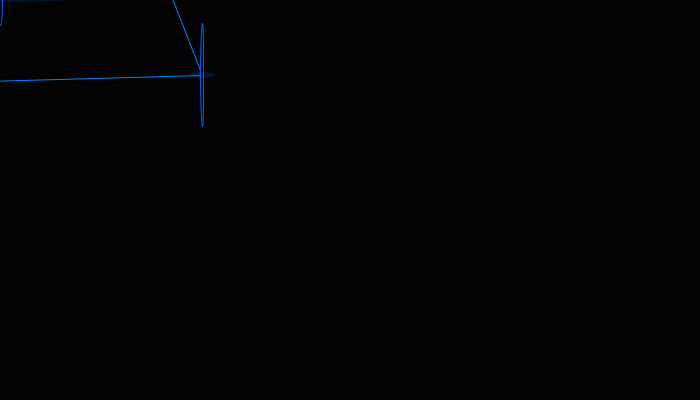
Frame 1 (no input)
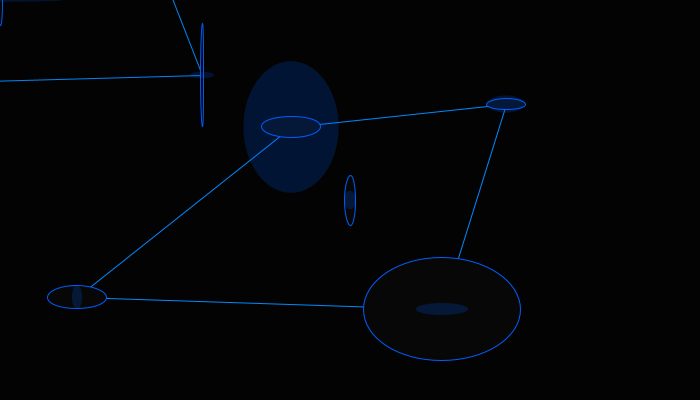
Frame 2 (the mouse pressed at the canvas centre, redrawn once)

The Processing sketch that drew these frames (run headless with seeded random() and noise(); the mouse was pressed at the canvas centre and the sketch redrawn once):

// Processing sketch: processing_23258
// ── processing_23258.pde

  //original code by Kimber Couzo
  //edited by Dianna Xu
  
  int blueColor = 25;
 
void setup() {
  size (700,400);
  colorMode(HSB, 355, random(100), random(100));
  background (5);
  smooth(); 
}
 
void draw() {
 
/////VARIABLES
  //circleOne
  int circleOneX = mouseX;
  int circleOneY = mouseY;
  circleOneX += random(90,208);
  circleOneY += random(60,125);
   
  //circleTwo
  int circleTwoX = mouseX;
  int circleTwoY = mouseY;
  circleTwoX -= random(30,125);
  circleTwoY -= random(30,190);
   
  //circleThree
  int circleThreeX = mouseX;
  int circleThreeY = mouseY;
  circleThreeX += random(70,180);
  circleThreeY -= random(50,205);
   
  //circleFour
  int circleFourX = mouseX;
  int circleFourY = mouseY;
  circleFourX -= random(30,305);
  circleFourY += random(80,125);
   
 
   
/////LINES
  stroke (205, 99, blueColor);
   
   
  //lines between
  line(circleOneX,circleOneY,circleFourX,circleFourY);
  line(circleFourX,circleFourY,circleTwoX,circleTwoY);
  line(circleTwoX,circleTwoY,circleThreeX,circleThreeY);
  line(circleThreeX,circleThreeY,circleOneX,circleOneY);
   
/////CIRCLES
  //Outer Circle
  fill(10);
  stroke (215, 99, blueColor);
  ellipse(mouseX, mouseY, random(23), 50);
  ellipse(circleOneX, circleOneY, random(223), 103);
  ellipse(circleTwoX, circleTwoY, random(80), random(150));
  ellipse(circleThreeX, circleThreeY, random(200), random(30));
  ellipse(circleFourX, circleFourY, random(123), 23);
   
  //Center Circle
  noStroke();
  fill (215, 99, blueColor,50);
  ellipse(mouseX,mouseY, random(316), random(216));
  ellipse(circleOneX, circleOneY, random(100), random(16));
  ellipse(circleTwoX, circleTwoY, random(106), random(200));
  ellipse(circleThreeX, circleThreeY, random(50), random(250));
  ellipse(circleFourX, circleFourY, random(26), random(133));
 
  noLoop();
}
 
void mousePressed() {
    blueColor += 1;
  redraw();
}
 
void keyPressed() {
 save("offf.tif");
}
